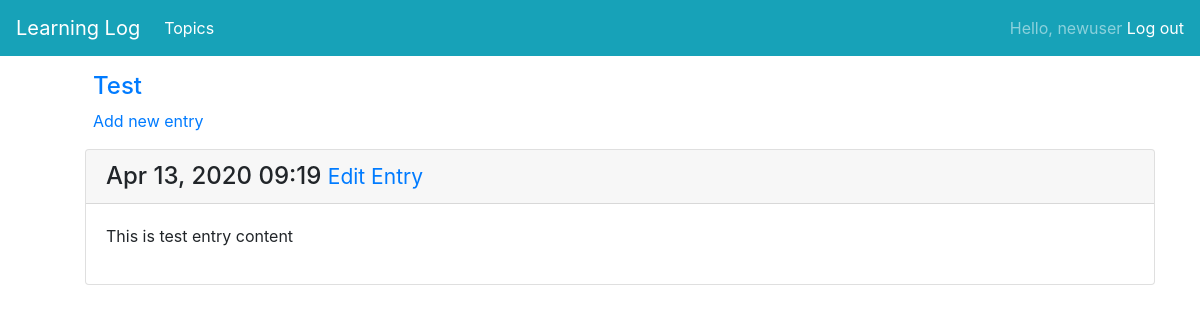
The app's page /topics/4/ (signed in), older data.
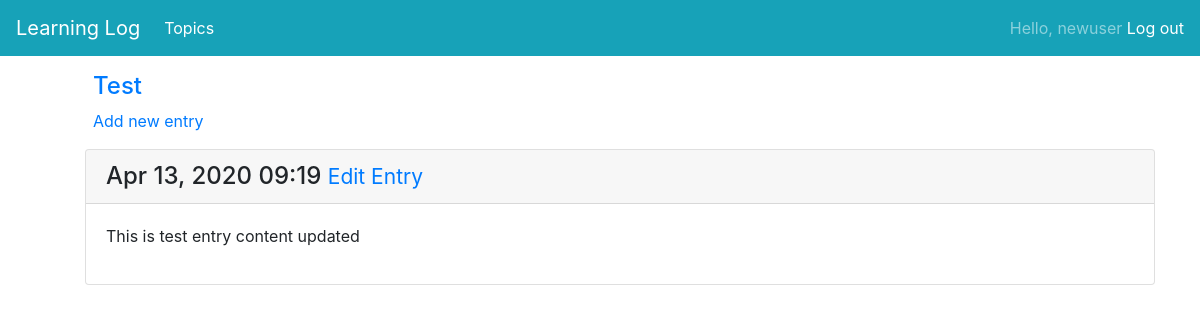
The same page, newer data.
### learning_logs/models.py (models this page shows, shortened)
class Entry(models.Model):
    topic = models.ForeignKey(Topic, on_delete=models.CASCADE)
    text = models.TextField()
    date_added = models.DateTimeField(auto_now_add=True)
    class Meta:
        verbose_name_plural = 'entries'

### learning_logs/views.py (the view)
# urls.py: path('topics/<int:topic_id>/', views.topic, name='topic'),
@login_required
def topic(request, topic_id):
    topic = Topic.objects.get(id=topic_id)
    if topic.owner != request.user:
        raise Http404
    entries = topic.entry_set.order_by('-date_added')
    context = {'topic': topic, 'entries': entries}
    return render(request, 'topic.html', context)

### learning_logs/models.py (called while the page is built)
    def __str__(self):
        return self.text

### templates/topic.html
{% extends 'base.html' %}
{% load bootstrap4 %}
{% block content %}
    <div class="container mt-3">
    <div>
        <h4 class="text-primary ml-5">{{ topic }}</h4>
    </div>
    <p>
        <a href="{% url 'learning_logs:new_entry' topic.id %}" class="ml-5">Add new entry</a>
    </p>
    <ul>
    {% for entry in entries %}
        <div class="card mb-3">
        <h4 class="card-header">
            {{ entry.date_added|date:'M d, Y H:i' }}
            <small><a href="{% url 'learning_logs:edit_entry' entry.id %}">Edit Entry</a></small>
        </h4>
        <div class="card-body">{{ entry.text|linebreaks }}</div>
        </div>
            {% empty %}
            <li class="font-weight-bold text-info">There are no entries for this topic yet.</li>
    {% endfor %}
    </ul>
    </div>
{% endblock content %}

Row changes from the older to the newer data that the page shows:
changed Entry: text "This is test entry content" → "This is test entry content updated"
